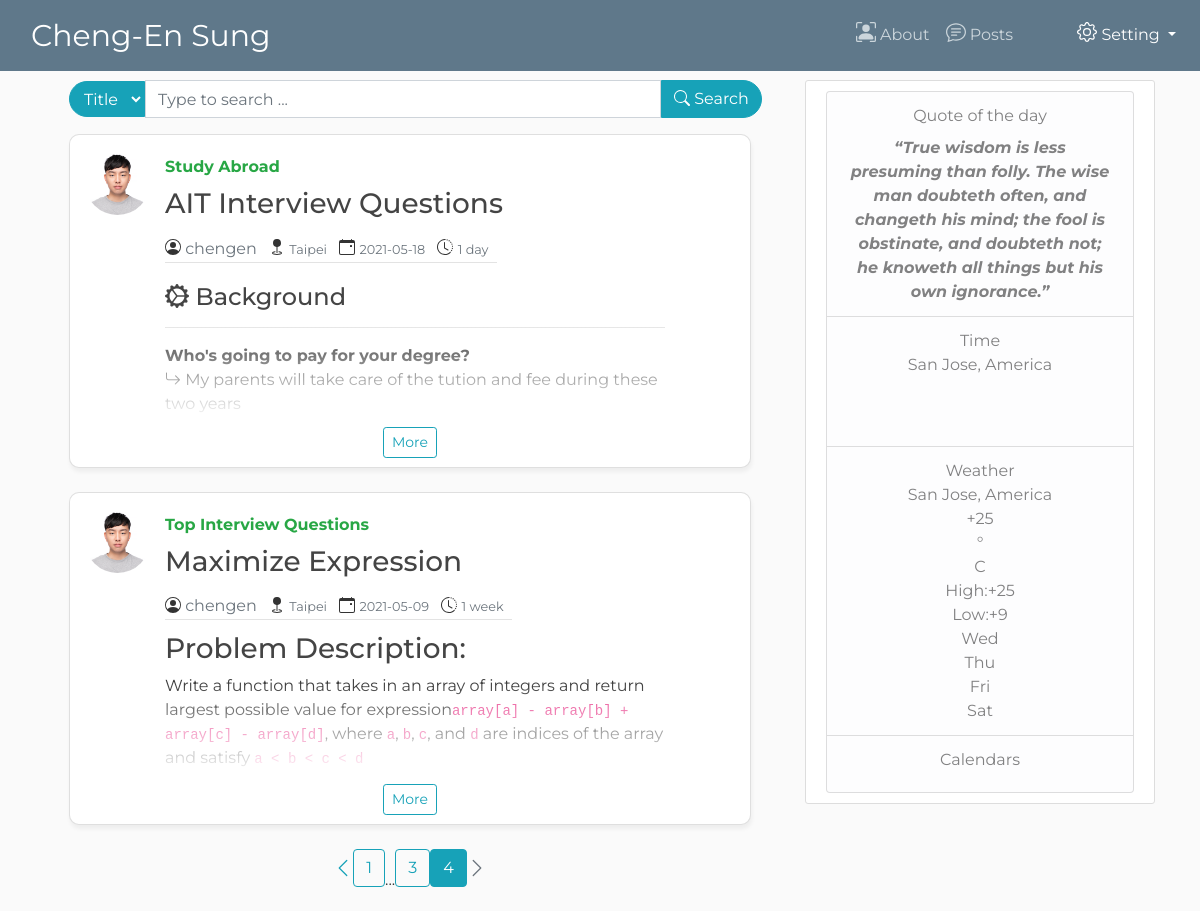
/posts?page=4, run on the app's committed database.
### app/models.py (models this page shows, shortened)
class Article(db.Model):
    id = db.Column(db.Integer, primary_key=True)
    title = db.Column(db.String(20), nullable=False)
    location = db.Column(db.String(20), nullable=False, default=geocoder.ip("me").city)
    date_posted = db.Column(db.DateTime, nullable=False, default=datetime.utcnow)
    category = db.Column(db.String(20), nullable=False, default="Trivial")
    content = db.Column(db.Text, nullable=False)
    user_id = db.Column(db.Integer, db.ForeignKey("users.id"), nullable=False)

class User(db.Model, UserMixin):
    __tablename__ = 'users'
    id = db.Column(db.Integer, primary_key=True)
    username = db.Column(db.String(20), unique=True, nullable=False)
    role = db.Column(db.String(20), unique=False, nullable=False)
    email = db.Column(db.String(120), unique=True, nullable=False)
    gender = db.Column(db.String(5), unique=False, nullable=False)
    profile_picture = db.Column(db.String(20), nullable=False)
    password = db.Column(db.String(20), nullable=False)
    posts = db.relationship('Article', backref='author', lazy=True)

class Quote(db.Model):
    id = db.Column(db.Integer, primary_key=True)
    date = db.Column(db.DateTime, nullable=False, default=datetime.utcnow)
    content = db.Column(db.String(500), nullable=False, default="")

### app/routes.py (the view)
@app.route('/posts')
def posts():
    page = request.args.get('page', 1, type=int)
    all_articles = Article.query.all()
    articles = Article.query.order_by(Article.date_posted.desc()).paginate(per_page=ARTICLES_PER_PAGE, page=page)
    quote = Quote.query.first()
    tomorrow_eight = datetime.combine(quote.date.date() + timedelta(hours=24), datetime.min.time()) + timedelta(hours=8)
    now = datetime.utcnow()
    if now > tomorrow_eight:
        url = "https://api.quotable.io/random"
        response = requests.get(url)
        quote.date = now
        quote.content = response.json()['content']
        db.session.commit()
    for article in articles.items:
        article.content = markdown2.markdown(article.content, extras=[
            "fenced-code-blocks",
            "code-friendly",
            "cuddled-lists",
            "tables",
            "task_list",
            "footnotes",
            "xml",
            "target-blank-links",
        ])
    return render_template('posts.html', title='Posts', articles=articles, all_articles=all_articles, cur_time=datetime.utcnow(), quote=quote)

### app/templates/posts.html (shortened to what this page needs)
{% extends 'layout_right_sidebar.html' %}
{% set MINUTE = 60 %}
{% set HOUR = 60**2 %}
{% set DAY = 24*60**2 %}
{% set WEEK = 7*24*60**2 %}
{% set MONTH = 30*7*24*60**2 %}
{% set YEAR = 12*30*7*24*60**2 %}
{% block content %}
    <form action="{{ url_for('search_article') }}" method="post" class="form-inline align-items-center">
        <div class="d-flex align-items-center">
            <select class="form-select form-select-sm mb-3 ml-4 btn btn-info" style="border-radius: 20px 0px 0px 20px;"name="categories">
                <option selected>Title</option>
            </select>
            <div class="form-group mb-3">
                <input type="text" class="form-control input-lg" placeholder="Type to search ..." size="53%" name="article_title" id="article_title" list="articles_list" style="border-radius: 0px 0px 0px 0px;"required>
            </div>
            <button type="submit" class="btn btn-info mb-3" style="border-radius: 0px 20px 20px 0px;">
                <nobr>
                    Search
                </nobr>
            </button>
        </div>
    </form>
    {% if articles.items %}
        {% for article in articles.items %}
            <div class="card flex-md-row mb-4 ml-4 mr-4 box-shadow h-md-250">
                <a href="{{ url_for('user_posts', username=article.author.username) }}">
                    <img class="rounded-circle article-img" src="{{ url_for('static', filename='profile_image/' + article.author.profile_picture) }}">
                </a>
                <div class="card-body d-flex flex-column align-items-start">
                    <strong class="d-inline-block mb-2 text-success">{{ article.category }}</strong>
                    <h3 class="mb-2">
                        {{ article.title }}
                    </h3>
                    <div class="article-metadata mt-2">
                        <a class="text-muted mr-2" href="{{ url_for('user_posts', username=article.author.username) }}">{{ article.author.username }}</a>
                        <small class="text-muted mr-2">{{ article.location }}</small>
                        <small class="text-muted mr-2">{{ article.date_posted.strftime('%Y-%m-%d') }}</small>
                        {% set timespan = (cur_time - article.date_posted).total_seconds() %}
                        {% if timespan < MINUTE %}
                            <small class="text-muted mr-2">{{ timespan | int }} seccond</small>
                        {% elif timespan >= MINUTE and timespan < HOUR %}
                            <small class="text-muted mr-2">{{ (timespan // MINUTE) | int  }} minute</small>
                        {% elif timespan >= HOUR and timespan < DAY %}
                            <small class="text-muted mr-2">{{ (timespan // HOUR) | int }} hour</small>
                        {% elif timespan >= DAY and timespan < WEEK %}
                            <small class="text-muted mr-2">{{ (timespan // DAY) | int }} day</small>
                        {% elif timespan >= WEEK and timespan < MONTH %}
                            <small class="text-muted mr-2">{{ (timespan // WEEK) | int }} week</small>
                        {% elif timespan >= MONTH and timespan < YEAR %}
                            <small class="text-muted mr-2">{{ (timespan // MONTH) | int }} month</small>
                        {% elif timespan >= YEAR %}
                            <small class="text-muted mr-2">{{ timespan // YEAR }} year</small>
                        {% endif %}
                    </div>
                    <div class="card-text-billboard">
                        <p class="mb-auto mt-2">{{ article.content | safe }}</p>
                    </div>
                </div>
                <p class="gradient"></p>
                <p class="read-more">
                    <a class="btn btn-outline-info btn-sm" href="{{ url_for('article', article_id=article.id) }}">More</a>
                </p>
            </div>
        {% endfor %}
        <div class="d-flex align-items-center justify-content-center">
            {% if articles.has_prev %}
                <a href="{{ url_for('posts', page=articles.page-1) }}"><svg xmlns="http://www.w3.org/2000/svg" width="20" height="20" fill="currentColor" class="bi bi-chevron-left mb-4 text-info" viewBox="0 0 16 16">
                        <path fill-rule="evenodd" d="M11.354 1.646a.5.5 0 0 1 0 .708L5.707 8l5.647 5.646a.5.5 0 0 1-.708.708l-6-6a.5.5 0 0 1 0-.708l6-6a.5.5 0 0 1 .708 0z"/>
                    </svg></a>
            {% endif %}
            {% for page_num in articles.iter_pages(left_edge=1, right_edge=1, left_current=1, right_current=2) %}
                {% if page_num %}
                    {% if page_num == articles.page %}
                        <a href={{ url_for('posts', page=page_num) }} class="btn btn-info mb-4">{{ page_num }}</a>
                    {% else %}
                        <a href={{ url_for('posts', page=page_num) }} class="btn btn-outline-info mb-4">{{ page_num }}</a>
                    {% endif %}
                {% else %}
                    ...
                {% endif %}
            {% endfor %}
            {% if articles.has_next %}
                <a href="{{ url_for('posts', page=articles.page + 1) }}">
                <svg xmlns="http://www.w3.org/2000/svg" width="20" height="20" fill="currentColor" class="bi bi-chevron-right mb-4 text-info" viewBox="0 0 16 16">
                    <path fill-rule="evenodd" d="M4.646 1.646a.5.5 0 0 1 .708 0l6 6a.5.5 0 0 1 0 .708l-6 6a.5.5 0 0 1-.708-.708L10.293 8 4.646 2.354a.5.5 0 0 1 0-.708z"/>
                </svg></a>
            {% else %}
                <a class="disabled">
                <svg xmlns="http://www.w3.org/2000/svg" width="20" height="20" fill="currentColor" class="bi bi-chevron-right mb-4 text-muted" viewBox="0 0 16 16">
                    <path fill-rule="evenodd" d="M4.646 1.646a.5.5 0 0 1 .708 0l6 6a.5.5 0 0 1 0 .708l-6 6a.5.5 0 0 1-.708-.708L10.293 8 4.646 2.354a.5.5 0 0 1 0-.708z"/>
                </svg></a>
            {% endif %}
        </div>
    {% else %}
        <small class="text-muted">
            No posts yet! <a class="ml-2" href="{{ url_for('create_article') }}">Share anything with us?</a>
        </small>
    {% endif %}
{% endblock content %}
{% block content_right %}
    <div class="content-section right-sidebar">
        <ul class="list-group">
            <li class="list-group-item list-group-item-light" style="text-align: center">
                Quote of the day
                <div class="mt-2">
                    <strong><i>“{{ quote.content }}”</i></strong>
                </div>
            </li>
            <li class="list-group-item list-group-item-light" style="text-align: center">
                Time <br/>
                San Jose, America
                <div class="mt-2" style="pointer-events:none;">
                    <iframe scrolling="no" frameborder="no" clocktype="html5" style="overflow:hidden;border:0;margin:0;padding:0;width:200px;height:42px;"src="https://www.clocklink.com/html5embed.php?clock=047&timezone=GMT-0800&color=gray&size=200&Title=&Message=&Target=&From=2021,1,1,0,0,0&Color=gray"></iframe>
                </div>
            </li>
            <li class="list-group-item list-group-item-light" style="text-align: center">
                Weather <br/>
                San Jose, America
                <div id="m-booked-prime-days-82448"> <div class="weather-customize widget-type-prime-days">  <div class="booked-prime-days-in"> <div class="booked-prime-days-data"> <div class="booked-pd-today"> <div class="booked-pd-today-temperature"> <div class="booked-wzs-pd-val"> <div class="booked-wzs-pd-number"><span class="plus">+</span>25</div> <div class="booked-wzs-pd-dergee"> <div class="booked-wzs-pd-dergee-val">&deg;</div> <div class="booked-wzs-pd-dergee-name">C</div> </div> </div> </div> <div class="booked-pd-today-extreme"> <div class="booked-pd booked-pd-h"><span>High:</span><span class="plus">+</span>25</div> <div class="booked-pd booked-pd-l"><span>Low:</span><span class="plus">+</span>9</div> </div> </div> <div class="booked-pd-ndays">  <div class="booked-pd-nitem"> <div class="booked-pd-nidw">Wed</div> </div>  <div class="booked-pd-nitem"> <div class="booked-pd-nidw">Thu</div> </div>  <div class="booked-pd-nitem"> <div class="booked-pd-nidw">Fri</div> </div>  <div class="booked-pd-nitem"> <div class="booked-pd-nidw">Sat</div> </div> </div> </div> </div> </div> </div>
            </li>
            <li class="list-group-item list-group-item-light" style="text-align: center">
                Calendars
            </li>
        </ul>
    </div>
{% endblock content_right%}

### app/static/css/style.css (style rules this page uses)
* { font-family: "Montserrat", serif; }
body { background: #fafafa; color: #333333; margin-top: 5rem; }
div.card { box-shadow: 1px 4px 4px 0 rgba(0, 0, 0, 0.05); border-radius: 10px; }
div.card div.card-body div.card-text-billboard { max-width: 500px; max-height: 150px; position: relative; overflow: hidden; margin-bottom: 30px; }
div.card p.gradient { position: absolute; bottom: 30px; left: 0; width: 100%; padding: 50px; background-image: linear-gradient(to bottom, transparent, white); }
div.card p.read-more { max-height: 30px; position: absolute; bottom: 0px; left: 0; width: 100%; padding: 0px; margin-bottom: 10px; text-align: center; background-color: white; }
h1, h2, h3, h4, h5, h6 { color: #444444; }
.content-section { background: #ffffff; padding: 10px 20px; border: 1px solid #dddddd; border-radius: 3px; margin-bottom: 20px; }
.article-img { height: 65px; width: 65px; margin-top: 15px; margin-left: 15px; margin-right: -5px; }
.article-metadata { padding-bottom: 1px; margin-bottom: 4px; border-bottom: 1px solid #e3e3e3; }
.form-select { max-width: 100px; min-height: 36px; border-radius: 5px; padding: 0 10px; cursor: pointer; text-align: center; text-align-last:center; }

### data on the page
Article: profile_picture (picture), category "Study Abroad", title "AIT Interview Questions", author.username "chengen", location "Taipei", date_posted "2021-05-18", content "Background Who's going to pay for your degree? My parents will take care of the tution and fee during these two years"
Article: profile_picture (picture), category "Top Interview Questions", title "Maximize Expression", author.username "chengen", location "Taipei", date_posted "2021-05-09", content "Problem Description: Write a function that takes in an array of integers and return largest possible value for expression array[a] - array[b] + array[c] - array[d] , where a , b , c , and d are indices of the array and satisfy a < b < c < d"
Quote: content "True wisdom is less presuming than folly. The wise man doubteth often, and changeth his mind; the fool is obstinate, and doubteth not; he knoweth all things but his own ignorance."

### other printed values
{{ page_num }} "1" "3"
{{ page_num }} "4"
